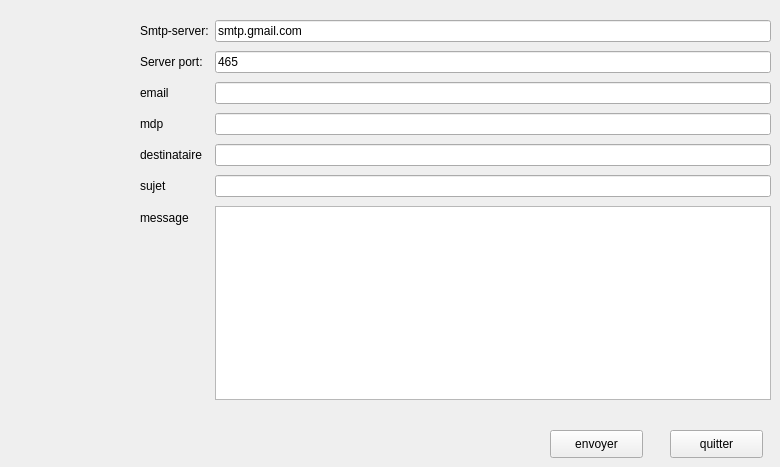
      <widget class="QWidget" name="tab_2">
       <attribute name="title">
        <string>envoyer email</string>
       </attribute>
       <widget class="QWidget" name="layoutWidget">
        <property name="geometry">
         <rect>
          <x>140</x>
          <y>20</y>
          <width>631</width>
          <height>380</height>
         </rect>
        </property>
        <layout class="QFormLayout" name="formLayout_3">
         <property name="fieldGrowthPolicy">
          <enum>QFormLayout::ExpandingFieldsGrow</enum>
         </property>
         <property name="rowWrapPolicy">
          <enum>QFormLayout::WrapLongRows</enum>
         </property>
         <property name="verticalSpacing">
          <number>9</number>
         </property>
         <item row="0" column="0">
          <widget class="QLabel" name="label_15">
           <property name="text">
            <string>Smtp-server:</string>
           </property>
          </widget>
         </item>
         <item row="1" column="0">
          <widget class="QLabel" name="label_16">
           <property name="text">
            <string>Server port:</string>
           </property>
          </widget>
         </item>
         <item row="2" column="0">
          <widget class="QLabel" name="label_17">
           <property name="text">
            <string>email</string>
           </property>
          </widget>
         </item>
         <item row="3" column="0">
          <widget class="QLabel" name="label_22">
           <property name="text">
            <string>mdp</string>
           </property>
          </widget>
         </item>
         <item row="4" column="0">
          <widget class="QLabel" name="label_23">
           <property name="text">
            <string>destinataire</string>
           </property>
          </widget>
         </item>
         <item row="5" column="0">
          <widget class="QLabel" name="label_24">
           <property name="text">
            <string>sujet</string>
           </property>
          </widget>
         </item>
         <item row="6" column="0">
          <widget class="QLabel" name="label_25">
           <property name="text">
            <string>message</string>
           </property>
          </widget>
         </item>
         <item row="0" column="1">
          <widget class="QLineEdit" name="server_3">
           <property name="text">
            <string>smtp.gmail.com</string>
           </property>
          </widget>
         </item>
         <item row="1" column="1">
          <widget class="QLineEdit" name="port_3">
           <property name="text">
            <string>465</string>
           </property>
          </widget>
         </item>
         <item row="2" column="1">
          <widget class="QLineEdit" name="uname_3"/>
         </item>
         <item row="3" column="1">
          <widget class="QLineEdit" name="paswd_3">
           <property name="inputMask">
            <string/>
           </property>
           <property name="echoMode">
            <enum>QLineEdit::Password</enum>
           </property>
          </widget>
         </item>
         <item row="4" column="1">
          <widget class="QLineEdit" name="rcpt_3"/>
         </item>
         <item row="5" column="1">
          <widget class="QLineEdit" name="subject_3"/>
         </item>
         <item row="6" column="1">
          <widget class="QPlainTextEdit" name="msg_3"/>
         </item>
        </layout>
       </widget>
       <widget class="QWidget" name="layoutWidget_2">
        <property name="geometry">
         <rect>
          <x>140</x>
          <y>20</y>
          <width>242</width>
          <height>30</height>
         </rect>
        </property>
        <layout class="QHBoxLayout" name="horizontalLayout_3"/>
       </widget>
       <widget class="QPushButton" name="exitBtn_3">
        <property name="geometry">
         <rect>
          <x>670</x>
          <y>430</y>
          <width>93</width>
          <height>28</height>
         </rect>
        </property>
        <property name="text">
         <string>quitter</string>
        </property>
       </widget>
       <widget class="QPushButton" name="sendBtn_3">
        <property name="geometry">
         <rect>
          <x>550</x>
          <y>430</y>
          <width>93</width>
          <height>28</height>
         </rect>
        </property>
        <property name="text">
         <string>envoyer</string>
        </property>
       </widget>
      </widget>
